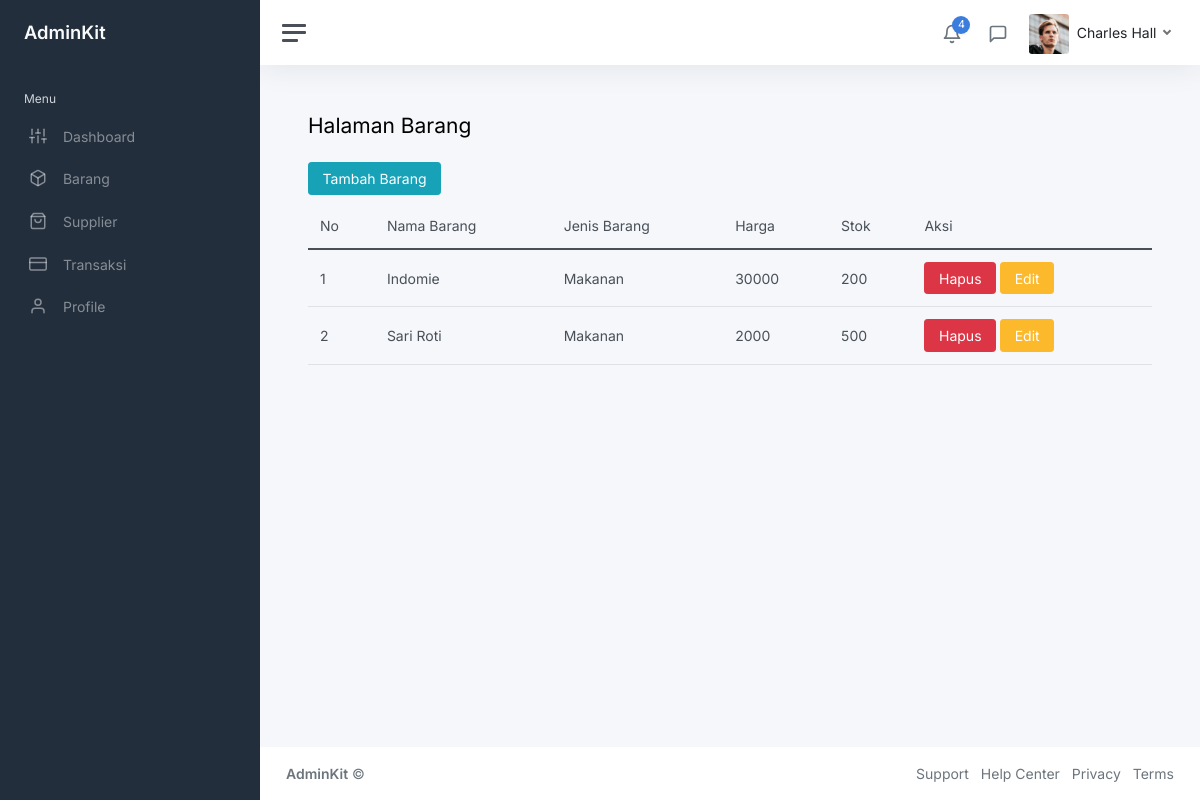
/index.php/barang, run on the app's committed database.
### tables this page shows
CREATE TABLE `barang` (
  `id_barang` int(11) NOT NULL,
  `nama_barang` varchar(100) NOT NULL,
  `jenis_barang` varchar(100) NOT NULL,
  `harga` int(20) NOT NULL,
  `stok` int(5) NOT NULL
);

### application/controllers/Barang.php (called while the page is built, shortened)
<?php
class Barang extends CI_Controller
{
    public function __construct()
    {
        $this->load->model('Barang_model');
    }
    public function index()
    {
        $data['judul'] = "Halaman Barang";
        $data['user'] = $this->db->get_where('user', ['email' => $this->session->userdata('email')])->row_array();
        $data['barang'] = $this->Barang_model->get();
        $this->load->view("layout/header", $data);
        $this->load->view("barang/vw_barang", $data);
        $this->load->view("layout/footer", $data);
    }
}

### index.php (called while the page is built, shortened)
<?php
require_once BASEPATH.'core/CodeIgniter.php';

### application/models/Barang_model.php (called while the page is built, shortened)
<?php
class Barang_model extends CI_Model
{
    public $table = 'barang';
    public function get()
    {
        $this->db->from($this->table);
        $query = $this->db->get();
        return $query->result_array();
    }
}

### application/views/barang/vw_barang.php (the view)
<main class="content">
    <div class="container-fluid p-0">
        <h1 class="h3 mb-4 text-gray-800"><?php echo $judul; ?></h1>
        <div class="row">
            <div class="col-md-6"><a href="<?= base_url('Barang/Tambah') ?>" class="btn btn-info mb-2">Tambah Barang</a></div>
            <div class="col-md-12">
                <table class="table">
                    <thead>
                        <tr>
                            <td>No</td>
                            <td>Nama Barang</td>
                            <td>Jenis Barang</td>
                            <td>Harga</td>
                            <td>Stok</td>
                            <td>Aksi</td>
                        </tr>
                    </thead>
                    <tbody>
                    <?php $i = 1; ?>
                    <?php foreach ($barang as $us) : ?>
                        <tr>
                            <td><?= $i; ?></td>
                            <td><?= $us['nama_barang']; ?></td>
                            <td><?= $us['jenis_barang']; ?></td>
                            <td><?= $us['harga']; ?></td>
                            <td><?= $us['stok']; ?></td>
                            <td>
                                <a href="<?= base_url('Barang/hapus/') . $us['id_barang']; ?>" class="btn btn-danger">Hapus</a>
                                <a href="<?= base_url('Barang/edit/') . $us['id_barang']; ?>" class="btn btn-warning">Edit</a>
                            </td>
                        </tr>
                        <?php $i++; ?>
                    <?php endforeach; ?>
                    </tbody>
                </table>
            </div>
        </div>
    </div>
</main>

### application/views/layout/header.php (shortened to what this page needs)
<!DOCTYPE html>
<html lang="en">
<head>
	<link href="<?= base_url('assets/static/') ?>css/app.css" rel="stylesheet">
</head>
<body>
	<div class="wrapper">
		<nav id="sidebar" class="sidebar js-sidebar">
			<div class="sidebar-content js-simplebar">
				<a class="sidebar-brand" href="index.html">
					<span class="align-middle">AdminKit</span>
				</a>
				<ul class="sidebar-nav">
					<li class="sidebar-header">
						Menu
					</li>
					<li class="sidebar-item">
						<a class="sidebar-link" href="<?= site_url('Dashboard/') ?>">
							<i class="align-middle" data-feather="sliders"></i> <span class="align-middle">Dashboard</span>
						</a>
					</li>
					<li class="sidebar-item">
						<a class="sidebar-link" href="<?= site_url('Barang/') ?>">
							<i class="align-middle" data-feather="box"></i> <span class="align-middle">Barang</span>
						</a>
					</li>
					<li class="sidebar-item">
						<a class="sidebar-link" href="<?= site_url('Supplier/') ?>">
							<i class="align-middle" data-feather="shopping-bag"></i> <span class="align-middle">Supplier</span>
						</a>
					</li>
					<li class="sidebar-item">
						<a class="sidebar-link" href="<?= site_url('Transaksi/') ?>">
							<i class="align-middle" data-feather="credit-card"></i> <span class="align-middle">Transaksi</span>
						</a>
					</li>
					<li class="sidebar-item">
						<a class="sidebar-link" href="<?= site_url('Profile/') ?>">
							<i class="align-middle" data-feather="user"></i> <span class="align-middle">Profile</span>
						</a>
					</li>
			</div>
		</nav>
		<div class="main">
			<nav class="navbar navbar-expand navbar-light navbar-bg">
				<a class="sidebar-toggle js-sidebar-toggle">
					<i class="hamburger align-self-center"></i>
				</a>
				<div class="navbar-collapse collapse">
					<ul class="navbar-nav navbar-align">
						<li class="nav-item dropdown">
							<a class="nav-icon dropdown-toggle" href="#" id="alertsDropdown" data-bs-toggle="dropdown">
								<div class="position-relative">
									<i class="align-middle" data-feather="bell"></i>
									<span class="indicator">4</span>
								</div>
							</a>
						</li>
						<li class="nav-item dropdown">
							<a class="nav-icon dropdown-toggle" href="#" id="messagesDropdown" data-bs-toggle="dropdown">
								<div class="position-relative">
									<i class="align-middle" data-feather="message-square"></i>
								</div>
							</a>
						</li>
						<li class="nav-item dropdown">
							<a class="nav-link dropdown-toggle d-none d-sm-inline-block" href="#" data-bs-toggle="dropdown">
								<img src="<?= base_url('assets/static/') ?>img/avatars/avatar.jpg" class="avatar img-fluid rounded me-1" alt="Charles Hall" /> <span class="text-dark">Charles Hall</span>
							</a>
						</li>
					</ul>
				</div>
			</nav>
</body>

### application/views/layout/footer.php (shortened to what this page needs)
<footer class="footer">
	<div class="container-fluid">
		<div class="row text-muted">
			<div class="col-6 text-start">
				<p class="mb-0">
					<a class="text-muted" href="https://adminkit.io/" target="_blank"><strong>AdminKit</strong></a> &copy;
				</p>
			</div>
			<div class="col-6 text-end">
				<ul class="list-inline">
					<li class="list-inline-item">
						<a class="text-muted" href="https://adminkit.io/" target="_blank">Support</a>
					</li>
					<li class="list-inline-item">
						<a class="text-muted" href="https://adminkit.io/" target="_blank">Help Center</a>
					</li>
					<li class="list-inline-item">
						<a class="text-muted" href="https://adminkit.io/" target="_blank">Privacy</a>
					</li>
					<li class="list-inline-item">
						<a class="text-muted" href="https://adminkit.io/" target="_blank">Terms</a>
					</li>
				</ul>
			</div>
		</div>
	</div>
</footer>
</body>
</html>
</body>
</html>

### data on the page
barang: nama_barang "Indomie", jenis_barang "Makanan", harga "30000", stok "200"
barang: nama_barang "Sari Roti", jenis_barang "Makanan", harga "2000", stok "500"

### other printed values
$judul "Halaman Barang"
